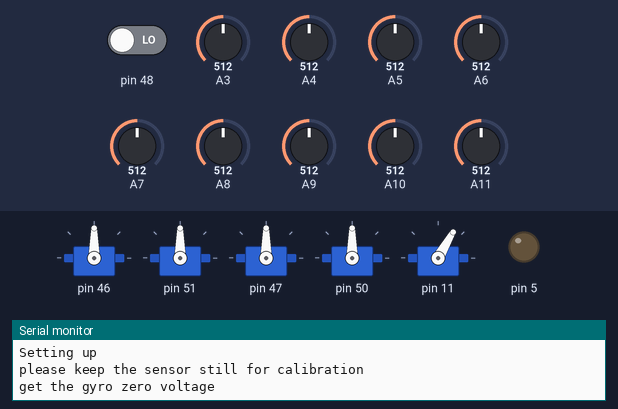
Recording of a sketch running on a simulated Arduino Mega 2560, built with avr-gcc and run on an emulated ATmega2560. Parts: 5 × servo, output pins drawn as LEDs (lit = HIGH), the last lines printed to the serial monitor. The test bench sets the inputs (shaded band); at power-on: A9 = 512, A10 = 512, pin 48 LOW, A3 = 512, A4 = 512, A5 = 512, A6 = 512, A7 = 512, A8 = 512, A11 = 512. Pins used as bus, display or sensor lines are not drawn.

Above: at 0.6 s.
2.8 s: A9 set to 696
At 4.4 s:
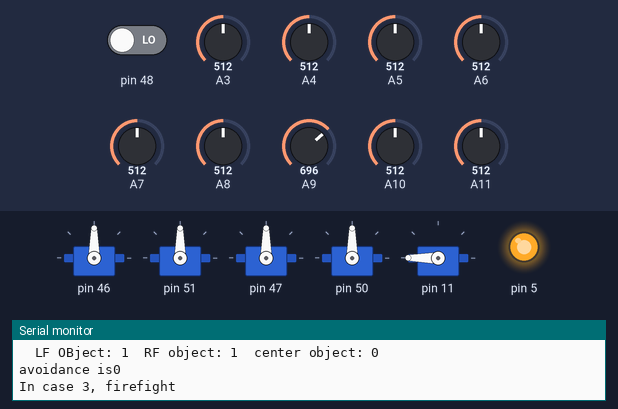
6.3 s: A9 set to 722
At 9.0 s:
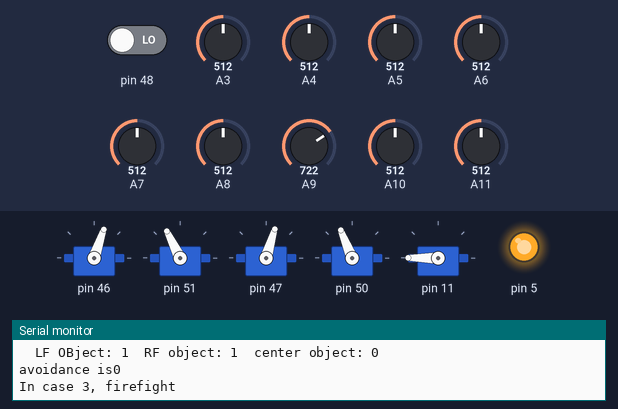
9.8 s: A10 set to 534
At 11.0 s:
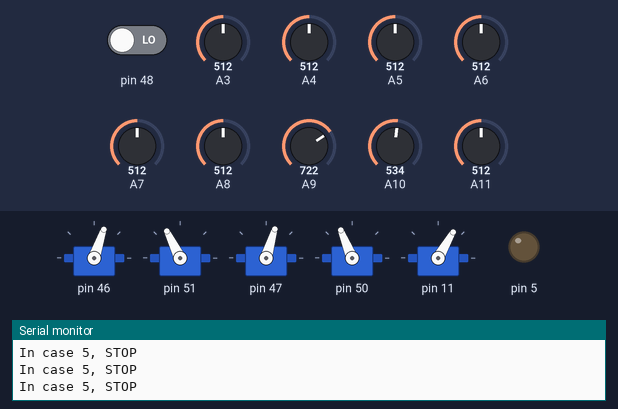
Timing chart, 0 to 12.8 s (numbered marks = the images above; inputs shaded):
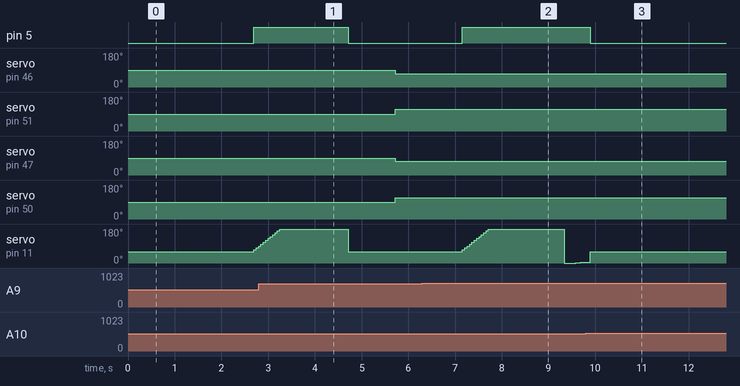

The sketch:

706Proj2Main.ino
```cpp
#include "Firefighting.h"
#include "PinAllocation.h"
#include "LightDetect.h"
#include "RobotBase.h"
#include "Robot.h"

Firefighting fighter = Firefighting(15);
Robot robot = Robot();

void setup(){
  Serial.begin(9600);
  Serial.println("Setting up");

  robot.wheels.Attach();            //must call within setup or loop to attach the wheels
  robot.gyro.GyroscopeCalibrate();  //call to remove the bias from gyroscope

  fighter.FanServoAttach();
  fighter.Servo_Reset();

  delay(1000);
  Serial.println("Start main loop");

}

int search = 0;               //variable to determine if we need to search for a light
bool target_reached = false;  //variable to store if the light has been reached
//bool start = true;            //lets us know we are at the beginning of the run and will reset after every fire has been blow out
float time_start = 0;         //store the time at which we finised the rotate_while_scan
int fire = 0;                 //variable to keep track of how many fires to blow out
int state = 1;
bool fireOff;
float start;


void loop(){

switch (state) {

  case 1:
    Serial.println("In case 1, searching the light");

    search = robot.Rotate_While_Scan(true);

    if (search == 1){    //Light found!!
      state = 2;         //Go target state
    } else {
      state = 4;         //Go straight if light is not found
    }

    break;

  case 2:
    Serial.println("In case 2, go to light");

    if (robot.Obstacle_Avoid()) {   //true means it is avoiding something
      robot.Obstacle_Avoid();
    } else {
      robot.wheels.Attach();
      target_reached = robot.Go_Target();
    }

    if (target_reached){
      robot.wheels.Disable();
      delay(1000); //give time for the motors to stop before turning on fan
      state = 3;
    }

    break;

  case 3:
    Serial.println("In case 3, firefight");
    fighter.Servo_Rotate();
    fireOff = fighter.ExtinguishFire();
    if (fireOff){

      fire = fire + 1;
      delay(1000);                    //Give time for the fan to fully turn off
      robot.wheels.Attach();          //Reattach robot wheels
      fighter.Fire_extinguish = 0;    //Reinitialise so we can extinguish the next fire
      fighter.Servo_Reset();           //Reset servo position
      if (fire < 2) {
         //reverse
         robot.wheels.Straight(-200);
         delay(300);
         state = 1;                   //Go back to searching again
      } else {
        state = 5;                    //Stop the motors when 2 fires have been blown
      }

    }

    break;

    case 4:
      //Go straight when searching failed
      Serial.println("In case 4, go straight");

      start = millis();
      //Go straight for 1.5 seconds
      while ((millis()-start) < 1500){
        //Only obstacle avoid if it does not pass the check
        //robot.obstacle_Avoid();

        if (robot.Obstacle_Avoid()) {   //true means it is avoiding something
          robot.Obstacle_Avoid();
        } else {
          robot.wheels.Attach();
          robot.wheels.Straight(150);
        }
        //robot.wheels.Straight(200);
      }

      state = 1; //Go back to search again
      break;

    case 5:
      //Stop the motors once all fires are blown out
      Serial.println("In case 5, STOP");
      robot.wheels.Disable();
      fighter.FanServoDisable();
      break;
  }

}
```

Measured:
- the behaviour switches between 712 and 713 on A9 (found by bisection; images 1 and 2)
- the behaviour switches between 521 and 522 on A10 (found by bisection; images 2 and 3)
- after the input at 6.3 s, pin 5: goes on until 7.2 s, then stays HIGH
- after the input at 9.8 s, pin 5: HIGH → LOW after 0.09 s
